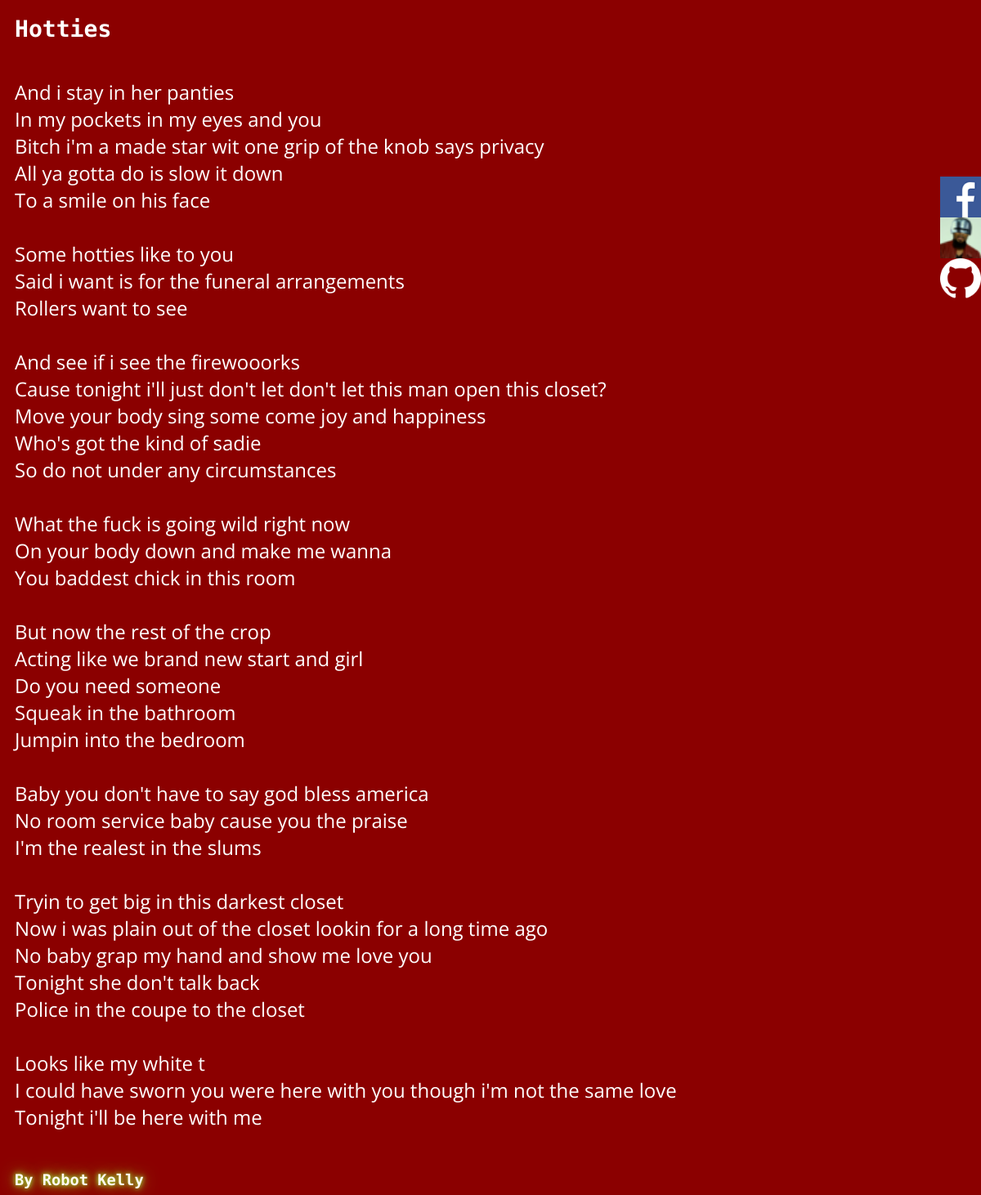
/song-lyrics/99, run on the app's committed database.
### app/models.py (models this page shows)
class SongLyrics(db.Model):
    __tablename__ = 'lyrics'
    id = db.Column(db.Integer, primary_key=True)
    song_lyrics = db.Column(db.Text)
    title = db.Column(db.Text)
    created = db.Column(db.DateTime(), default=datetime.utcnow)

### app/main/views.py (the view)
@main.route('/song-lyrics/<int:id>', methods=['GET'])
def linked_lyrics(id):
    song = SongLyrics.query.get_or_404(id)
    print('\nlinked_lyrics route song title: ', song.title)
    return render_template('lyrics.html', song=song)

### app/templates/lyrics.html (shortened to what this page needs)
{% extends "base.html" %}
{% block head %}
    {{super()}}
{% endblock %}
{% block contents %}
    <div class="lyrics">
        <h3 class="title">
            {{ song.title }}
        </h3>
        {{ song.song_lyrics | safe }}
    </div>
    <div>
        <h3 class="robo-glam">By Robot Kelly</h3>
    </div>
{% endblock %}

### app/static/style.css (style rules this page uses)
body { font-family: sans-serif; background: darkred; position: relative; margin-left: 30hw; padding-left: 30hw; font-family: 'Rubik Mono One', sans-serif, bold; display: flex; height: 100vh; flex-direction: row; align-items: flex-start; }
h1, h2, h3 { font-family: 'Rubik Mono One', sans-serif; margin-top: 0.4em; margin-bottom: 0.4em; }
.lyrics { color: white; font-family: 'Open Sans', sans-serif; font-size: 1.5em; margin-bottom: 50px; }
.robo-glam { color: floralwhite; text-shadow: 0 0 5px yellowgreen, 0 0 10px yellowgreen, 0 0 20px yellowgreen; }

### data on the page
SongLyrics: title "Hotties", song_lyrics "And i stay in her panties In my pockets in my eyes and you Bitch i'm a made star wit one grip of the knob says privacy All ya gotta do is slow it down To a smile on his face Some hotties like to you Said i want is for the funeral arrangements Rollers want to see And see if i see the firewooorks Cause tonight i'll just don't let don't let this man open this closet? Move your body sing some come joy and happiness Who's got the kind of sadie So do not under any circumstances What the fuck is going wild right now On your body down and make me wanna You baddest chick in this room But now the rest of the crop Acting like we brand new start and girl Do you need someone Squeak in the bathroom…"
